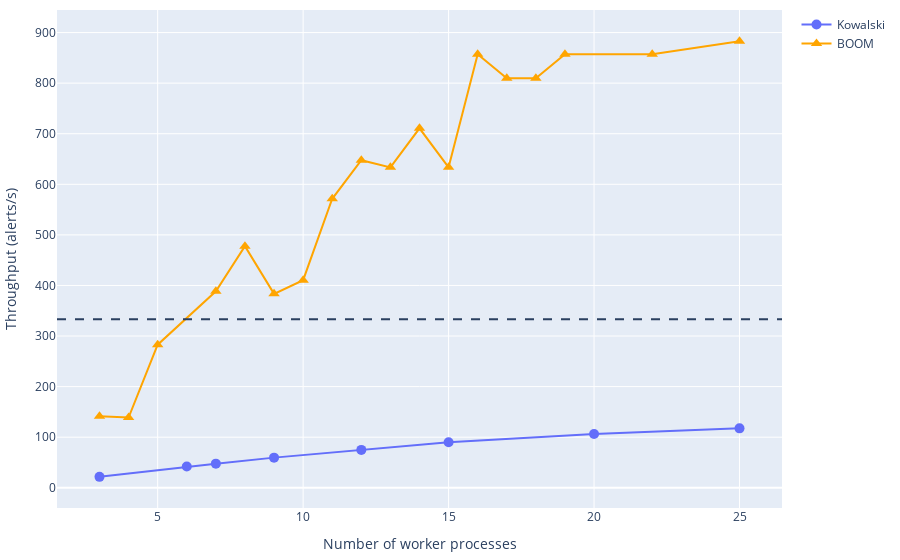

Source (notebook cell):
### Code cell
# Plot Kowalski scaling
import os

from IPython.display import Image
import plotly.graph_objects as go

n_alerts = 29140

alerts_per_second = n_alerts / df_kowalski["wall_time_s"]

fig = go.Figure()
fig.add_trace(
    go.Scatter(
        x=df_kowalski["n_workers"],
        y=alerts_per_second,
        mode="markers+lines",
        marker=dict(size=10),
        name="Kowalski",
    )
)
fig.update_layout(
    xaxis_title="Number of worker processes",
    yaxis_title="Throughput (alerts/s)",
    title=None,
)
# Shrink margins
fig.update_layout(margin=dict(t=10, b=10, l=10, r=10))

# Now add BOOM
# For a given worker sum, select the highest normalized throughput, i.e.,
# group by n_workers and select the max throughput
df_boom = df_boom.with_columns(
    n_workers=(
        pl.col("n_alert_workers")
        + pl.col("n_ml_workers")
        + pl.col("n_filter_workers")
    ),
    alerts_per_second=(n_alerts / pl.col("wall_time_s")),
)
df_boom_max = (
    df_boom.group_by("n_workers")
    .agg(max_throughput=pl.col("alerts_per_second").max())
    .sort("n_workers")
)

fig.add_trace(
    go.Scatter(
        x=df_boom_max["n_workers"],
        y=df_boom_max["max_throughput"],
        mode="markers+lines",
        marker=dict(size=10),
        name="BOOM",
        marker_symbol="triangle-up",
        marker_color="orange",
    )
)

rubin_throughput = 10_000 / 30

fig.add_hline(y=rubin_throughput, line=dict(dash="dash"))

os.makedirs("paper/figures", exist_ok=True)
fig.write_image("paper/figures/scaling.png", width=500, height=300)
fig.show()

Image("paper/figures/scaling.png")

### Figure 1 — Plotly figure (JSON) as saved in the notebook; plotly's stock layout.template omitted (floating-point values rounded to 4 significant figures)
{"data": [{"marker": {"size": 10}, "mode": "markers+lines", "name": "Kowalski", "type": "scatter", "x": [3, 6, 7, 9, 12, 15, 20, 25], "y": [21.59, 41.99, 47.69, 59.59, 74.91, 89.94, 106.4, 117.5]}, {"marker": {"color": "orange", "size": 10, "symbol": "triangle-up"}, "mode": "markers+lines", "name": "BOOM", "type": "scatter", "x": [3, 4, 5, 7, 8, 9, 10, 11, 12, 13, 14, 15, 16, 17, 18, 19, 22, 25], "y": [141.5, 138.8, 282.9, 388.5, 477.7, 383.4, 410.4, 571.4, 647.6, 633.5, 710.7, 633.5, 857.1, 809.4, 809.4, 857.1, 857.1, 883.0]}], "layout": {"margin": {"b": 10, "l": 10, "r": 10, "t": 10}, "shapes": [{"line": {"dash": "dash"}, "type": "line", "x0": 0, "x1": 1, "xref": "x domain", "y0": 333.3, "y1": 333.3, "yref": "y"}], "title": {}, "xaxis": {"title": {"text": "Number of worker processes"}}, "yaxis": {"title": {"text": "Throughput (alerts/s)"}}}}
